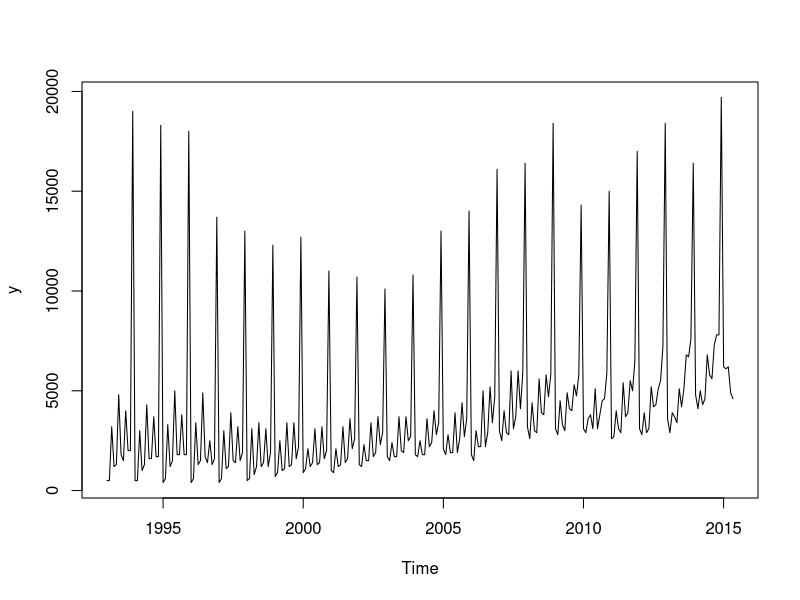
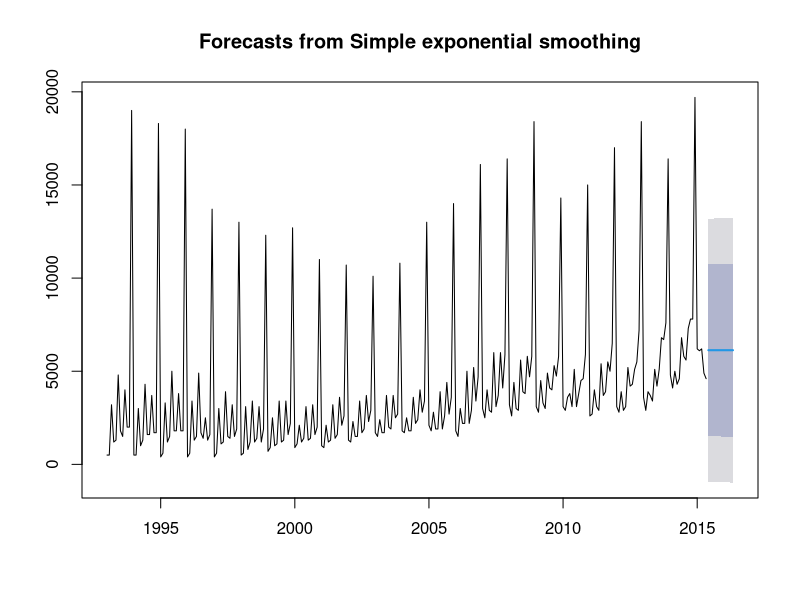
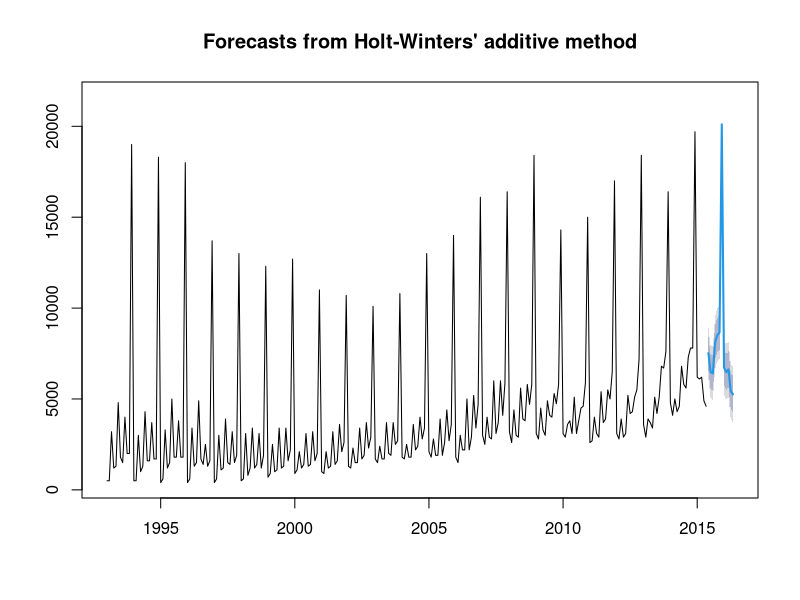

These charts were generated, in order, by the following R code:
setwd("~/Documents/klsh/klsh2015/r_prediction")

rus_y <- read.csv("rus_yearly.csv")
rus_m <- read.csv("rus_monthly.csv")

head(rus_y) # начало таблички (вектора)
head(rus_m)
tail(rus_y) # конец таблички (вектора)

library("ggplot2")
library("lattice")
library("forecast")

y <- rus_m$construction
y <- y[13:281]

y <- ts(y, frequency = 12, start = c(1993,1))
plot(y)

ses(y, h=12)

prognoz <- ses(y, h=12)
prognoz
plot(prognoz)

prognoz2 <- hw(y, h=12)
prognoz2
plot(prognoz2)


window(y, start=c(2010,1), end=c(2010,12))
